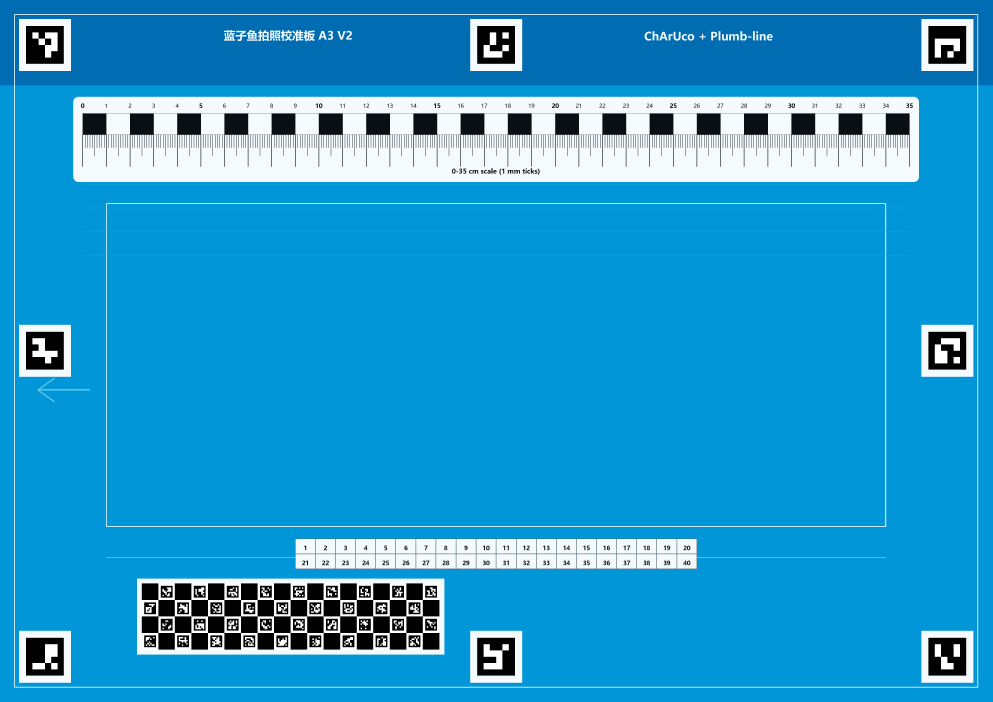
#> input picture SiganusMorph Local/data/calibration_board/v2_charuco_plumb/siganusmorph_a3_v2_charuco_plumb_300dpi.png, 4961 x 3508 px (shown at 1/5 size); its folder holds only this picture in this run
$ python -i segmentation.py   (imports and definitions only)
#> lines starting #> are read from the running program, lines starting #| are printed output that depends on the picture; after the words box and inside, x2 and y2 are one past the last pixel; in counts of white or black regions, pixels touching at a corner belong together
### siganusmorph/image_utils.py
"""Image loading and display helpers."""

from __future__ import annotations

from io import BytesIO
from pathlib import Path

import numpy as np
from PIL import Image, ImageOps

from .config import SUPPORTED_IMAGE_EXTENSIONS

try:
    from pillow_heif import register_heif_opener

    register_heif_opener()
#> (this line was passed over: pillow_heif is not available in this run)
except Exception:
    pass


# [16 lines left out: functions load_image_file, image_from_bytes, pil_to_rgb_array, not called in this run]


def ensure_rgb(image: np.ndarray) -> np.ndarray:
    """Return a 3-channel RGB array."""
    arr = np.asarray(image)
    if arr.ndim == 2:
        return np.repeat(arr[:, :, None], 3, axis=2)
    if arr.shape[2] == 4:
        return arr[:, :, :3]
    return arr


# [106 lines left out: functions resize_for_display, prepare_zoom_display, display_to_original, list_image_files, not called in this run]

### siganusmorph/segmentation.py
"""Fish segmentation helpers for blue-board rabbitfish images."""

from __future__ import annotations

from pathlib import Path
from typing import Any

import cv2
import numpy as np
from PIL import Image

from .config import A3_V2_CHARUCO_PLUMB_CONFIG
from .image_utils import ensure_rgb


def _board_fish_box_px(shape: tuple[int, int, int], padding_mm: float = 5.0) -> tuple[int, int, int, int]:
    height, width = shape[:2]
    px_per_mm = width / float(A3_V2_CHARUCO_PLUMB_CONFIG["board_width_mm"])
    x0_mm, y0_mm, x1_mm, y1_mm = A3_V2_CHARUCO_PLUMB_CONFIG["plumb_lines"]["fish_box_mm"]
    return (
        max(0, int(round((float(x0_mm) - padding_mm) * px_per_mm))),
        max(0, int(round((float(y0_mm) - padding_mm) * px_per_mm))),
        min(width, int(round((float(x1_mm) + padding_mm) * px_per_mm))),
        min(height, int(round((float(y1_mm) + padding_mm) * px_per_mm))),
    )


def _fill_holes(binary: np.ndarray) -> np.ndarray:
    """Fill holes in a uint8 binary mask."""
    h, w = binary.shape
    flood = binary.copy()
    mask = np.zeros((h + 2, w + 2), dtype=np.uint8)
    cv2.floodFill(flood, mask, (0, 0), 255)
    holes = cv2.bitwise_not(flood)
    return cv2.bitwise_or(binary, holes)


def _largest_component(binary: np.ndarray) -> tuple[np.ndarray, dict[str, Any]]:
    count, labels, stats, centroids = cv2.connectedComponentsWithStats(binary, connectivity=8)
    if count <= 1:
        return np.zeros_like(binary), {"area": 0, "component_count": 0, "bbox": (0, 0, 0, 0), "centroid": (0.0, 0.0)}

    candidates = []
    for label_id in range(1, count):
        x, y, w, h, area = stats[label_id]
        if area <= 0:
            continue
        aspect = w / max(1, h)
        candidates.append((area, aspect, label_id, x, y, w, h))
    if not candidates:
        return np.zeros_like(binary), {"area": 0, "component_count": count - 1, "bbox": (0, 0, 0, 0), "centroid": (0.0, 0.0)}

    # Fish is by far the largest non-blue object in the clean placement area.
    _area, _aspect, label_id, x, y, w, h = max(candidates, key=lambda item: item[0])
    component = np.where(labels == label_id, 255, 0).astype(np.uint8)
    return component, {
        "area": int(_area),
        "component_count": count - 1,
        "bbox": (int(x), int(y), int(x + w), int(y + h)),
        "centroid": tuple(float(v) for v in centroids[label_id]),
    }


def segment_fish_from_blue_board(warped_image: np.ndarray | Image.Image) -> tuple[np.ndarray, tuple[int, int, int, int], dict[str, Any]]:
    """Segment a fish from a rectified blue calibration board.

    Returns a full-size binary mask, fish bbox in warped-image coordinates, and
    a quality dictionary. The implementation intentionally restricts component
    search to the known fish-placement area so board markers, rulers, text, and
    numbering fields do not dominate the segmentation.
    """
    rgb = ensure_rgb(warped_image)
    height, width = rgb.shape[:2]
#> height = 3508; width = 4961
    x0, y0, x1, y1 = _board_fish_box_px(rgb.shape, padding_mm=5.0)
#> x0 = 472; y0 = 957; x1 = 4489; y1 = 2693
    roi = rgb[y0:y1, x0:x1]
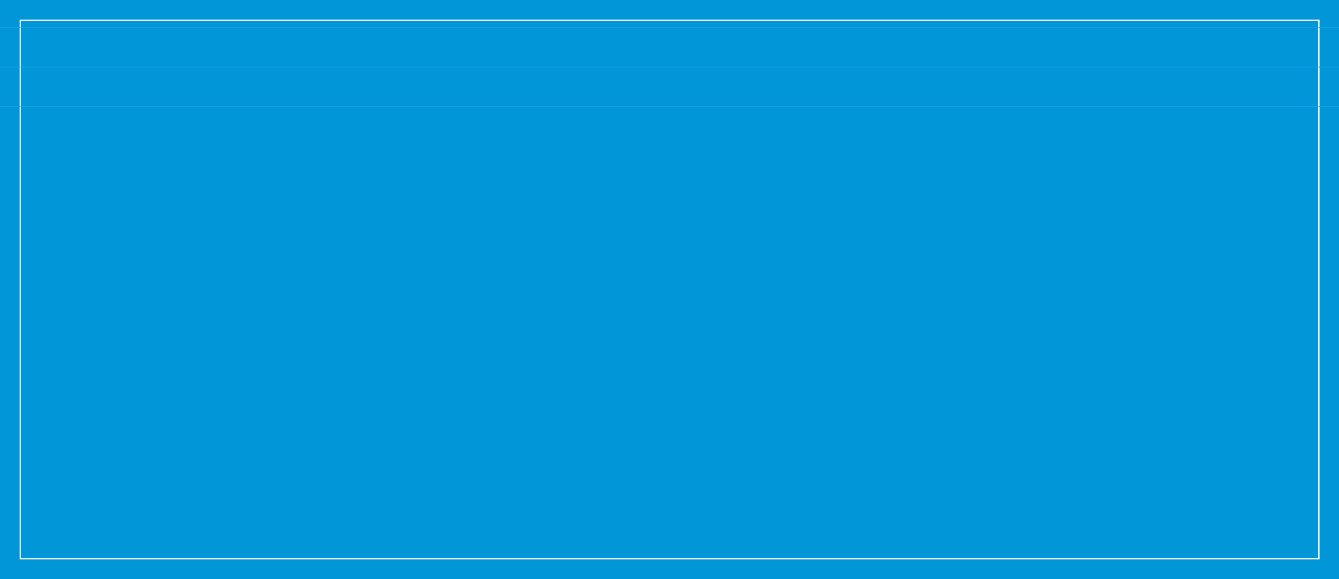
#> roi: shape (1736, 4017, 3) (shown at 1/3 size); mean R, G, B 1.7, 150.7, 216.2
    if roi.size == 0:
        quality = {
            "segmentation_success": False,
            "segmentation_quality": "failed_empty_roi",
            "mask_area_px": 0,
            "fish_bbox_xyxy": (0, 0, 0, 0),
        }
        return np.zeros((height, width), dtype=np.uint8), (0, 0, 0, 0), quality

    hsv = cv2.cvtColor(roi, cv2.COLOR_RGB2HSV)
#> hsv: shape (1736, 4017, 3); mean H, S, V 99, 253.3, 216.2
    h, s, v = cv2.split(hsv)
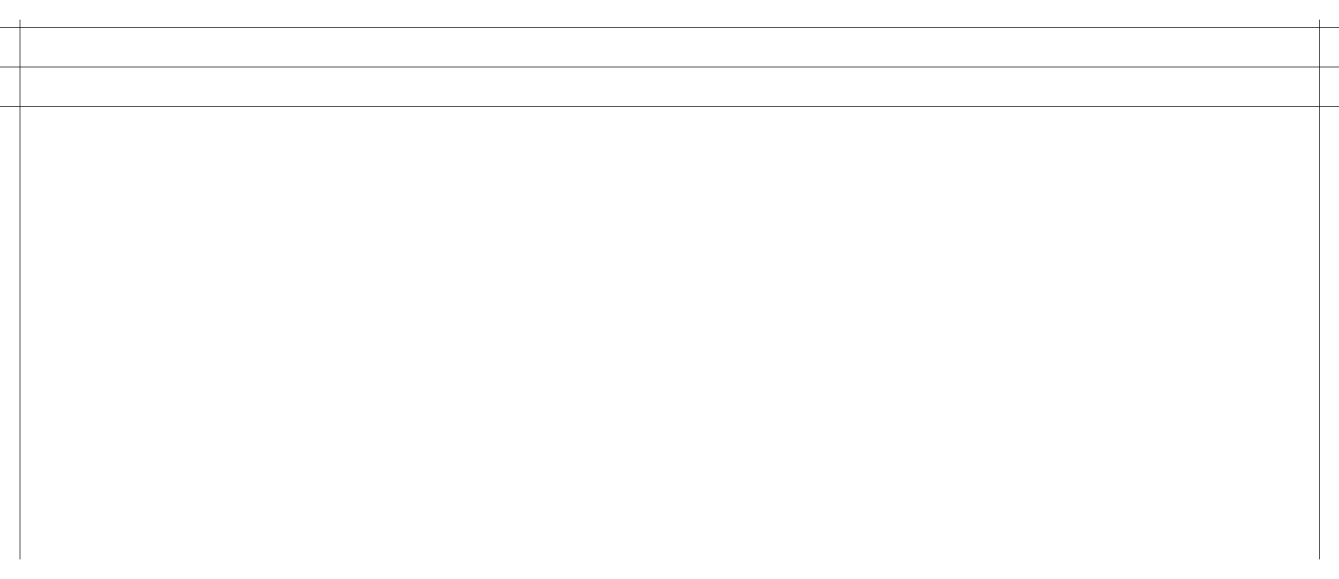
#> h: shape (1736, 4017) (shown at 1/3 size); values 98 (black) and 99 (white), 99.6% white; black in thin lines or dots
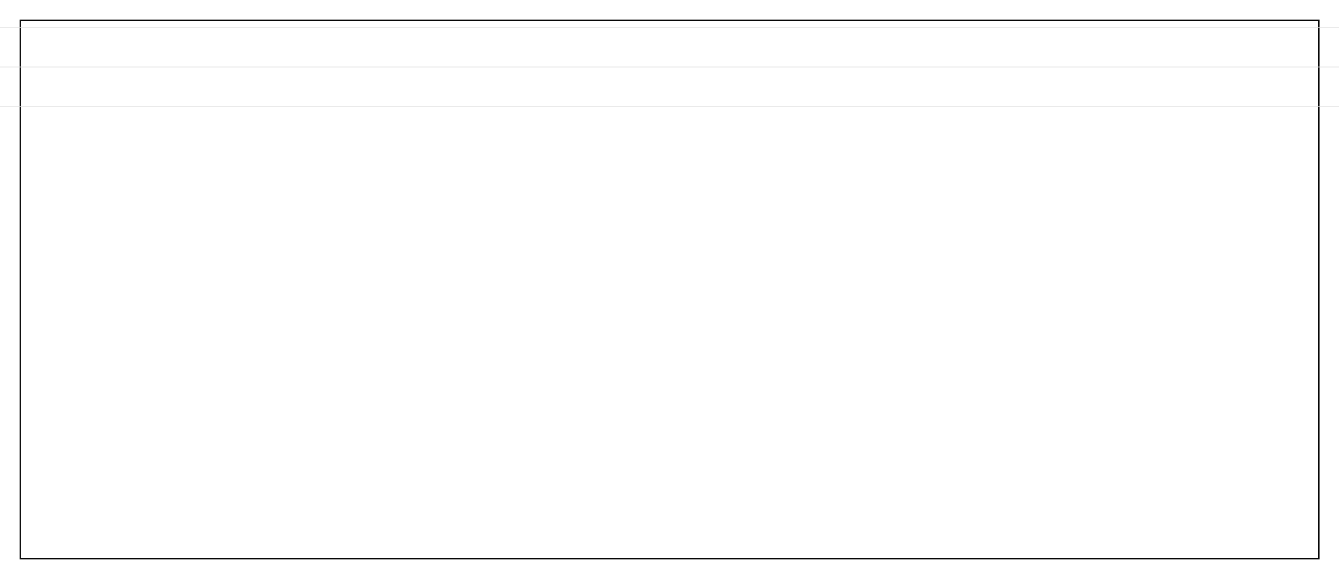
#> s: shape (1736, 4017) (shown at 1/3 size); min 7, max 255, mean 253.3
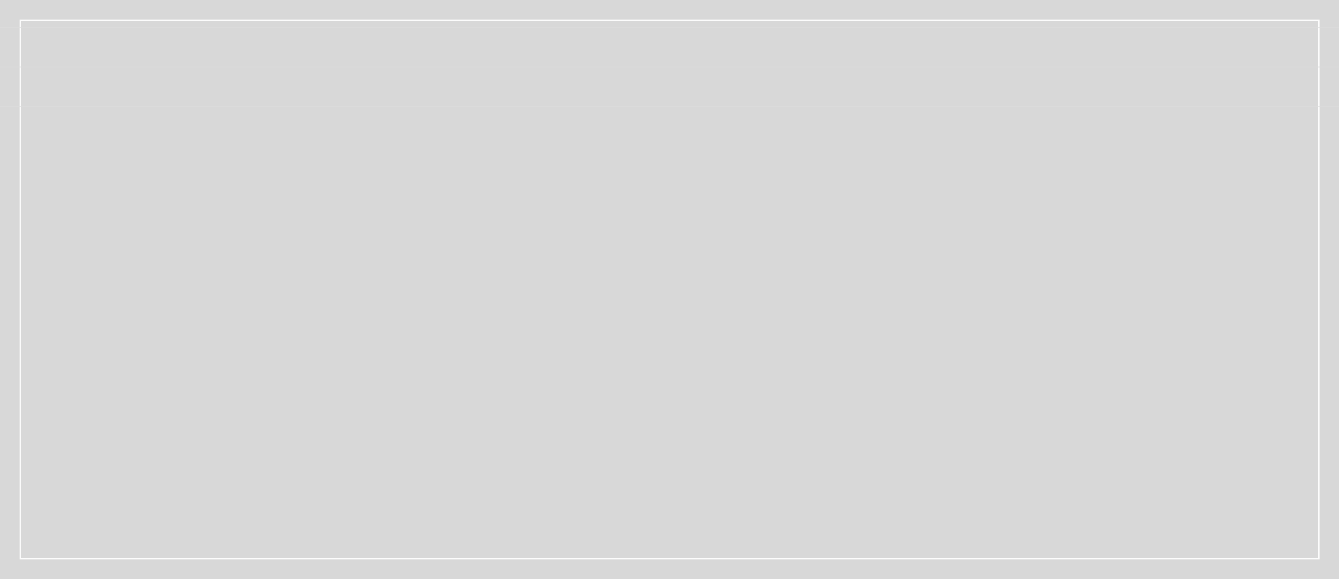
#> v: shape (1736, 4017) (shown at 1/3 size); min 216, max 252, mean 216.2
    blue_background = ((h >= 82) & (h <= 132) & (s >= 35) & (v >= 35)).astype(np.uint8) * 255
#> blue_background: shape (1736, 4017); 99.3% white; 6 black regions, box (x1, y1, x2, y2) and area: (59, 321, 3959, 1678) 27777, (59, 59, 3959, 82) 15771, (3954, 202, 3959, 319) 585, (3954, 84, 3959, 200) 580, (59, 202, 63, 319) 468, (59, 84, 63, 200) 464
    candidate = cv2.bitwise_not(blue_background)
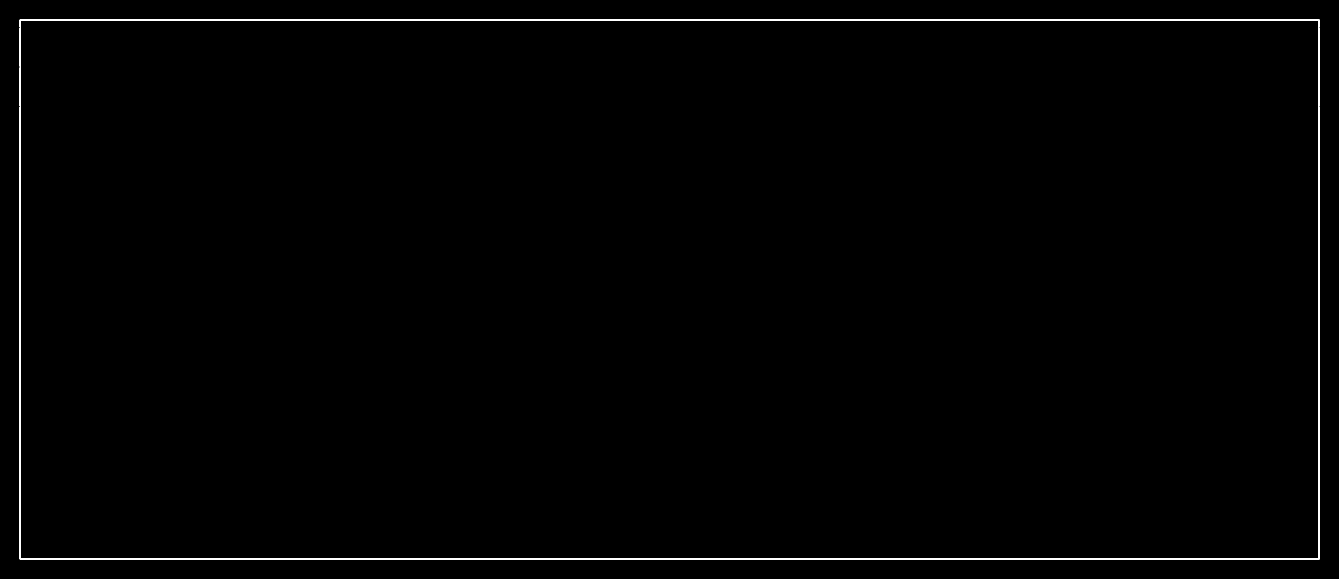
#> candidate: shape (1736, 4017) (shown at 1/3 size); 0.65% white; 6 white regions, box (x1, y1, x2, y2) and area: (59, 321, 3959, 1678) 27777, (59, 59, 3959, 82) 15771, (3954, 202, 3959, 319) 585, (3954, 84, 3959, 200) 580, (59, 202, 63, 319) 468, (59, 84, 63, 200) 464

    # Remove thin box lines/text specks, then reconnect fish edges and fill holes.
    open_kernel = cv2.getStructuringElement(cv2.MORPH_ELLIPSE, (7, 7))
    close_kernel = cv2.getStructuringElement(cv2.MORPH_ELLIPSE, (25, 25))
    candidate = cv2.morphologyEx(candidate, cv2.MORPH_OPEN, open_kernel, iterations=1)
#> candidate: shape (1736, 4017); every value is 0
    candidate = cv2.morphologyEx(candidate, cv2.MORPH_CLOSE, close_kernel, iterations=2)
    candidate = _fill_holes(candidate)
#> in _fill_holes, `cv2.floodFill(flood, mask, (0, 0), 255)`: flood: shape (1736, 4017); every value is 255

    component, info = _largest_component(candidate)
#> in _largest_component, `count, labels, stats, centroids = cv2.connectedComponentsWithStats(bin..`: labels: shape (1736, 4017) int32; every value is 0
#> in _largest_component, `count, labels, stats, centroids = cv2.connectedComponentsWithStats(bin..`: count = 1; stats = [[0, 0, 4017, 1736, 6973512]]; centroids = [[2008, 867.5]]
#> info = {'area': 0, 'component_count': 0, 'bbox': (0, 0, 0, 0), 'centroid': (0, 0)}
    component = cv2.morphologyEx(component, cv2.MORPH_CLOSE, close_kernel, iterations=1)
    component = _fill_holes(component)
    component, info = _largest_component(component)

    full_mask = np.zeros((height, width), dtype=np.uint8)
    full_mask[y0:y1, x0:x1] = component
#> full_mask: shape (3508, 4961); every value is 0
    area = int(np.count_nonzero(component))
#> area = 0
    bx0, by0, bx1, by1 = info["bbox"]
#> bx0 = 0; by0 = 0; bx1 = 0; by1 = 0
    bbox = (x0 + bx0, y0 + by0, x0 + bx1, y0 + by1)
#> bbox = (472, 957, 472, 957)
    bbox_width = bbox[2] - bbox[0]
#> bbox_width = 0
    bbox_height = bbox[3] - bbox[1]
#> bbox_height = 0
    roi_area = max(1, roi.shape[0] * roi.shape[1])
#> roi_area = 6973512
    area_ratio = area / roi_area
#> area_ratio = 0
    touches_roi_edge = bx0 <= 3 or by0 <= 3 or bx1 >= roi.shape[1] - 3 or by1 >= roi.shape[0] - 3
#> touches_roi_edge = True

    success = area > 20_000 and bbox_width > 250 and bbox_height > 80
#> success = False
    warnings: list[str] = []
    if not success:
        segmentation_quality = "failed"
    else:
        if touches_roi_edge:
            warnings.append("mask_touches_roi_edge")
        if area_ratio < 0.02:
            warnings.append("small_mask_area")
        if bbox_width / max(1, bbox_height) < 1.5:
            warnings.append("unexpected_aspect_ratio")
        segmentation_quality = "warning:" + ";".join(warnings) if warnings else "ok"

    quality = {
        "segmentation_success": bool(success),
        "segmentation_quality": segmentation_quality,
        "mask_area_px": area,
        "fish_bbox_xyxy": bbox,
        "search_roi_xyxy": (x0, y0, x1, y1),
        "area_ratio": area_ratio,
        "component_count": info.get("component_count", 0),
    }
#> quality = {'segmentation_success': False, 'segmentation_quality': 'failed', 'mask_area_px': 0, 'fish_bbox_xyxy': (472, 957, 472, 957), 'search_roi_xyxy': (472, 957, 4489, 2693), 'area_ratio': 0, 'component_count': 0}
    if not success:
        full_mask[:, :] = 0
        bbox = (0, 0, 0, 0)
        quality["fish_bbox_xyxy"] = bbox
    return full_mask, bbox, quality


def padded_bbox(
    bbox_xyxy: tuple[int, int, int, int],
    image_shape: tuple[int, int] | tuple[int, int, int],
    padding_ratio: float = 0.08,
) -> tuple[int, int, int, int]:
    height, width = image_shape[:2]
    x0, y0, x1, y1 = bbox_xyxy
    pad_x = int(round((x1 - x0) * padding_ratio))
    pad_y = int(round((y1 - y0) * padding_ratio))
    return (
        max(0, x0 - pad_x),
        max(0, y0 - pad_y),
        min(width, x1 + pad_x),
        min(height, y1 + pad_y),
    )


def save_mask_png(mask: np.ndarray, output_path: Path) -> Path:
    output_path.parent.mkdir(parents=True, exist_ok=True)
    Image.fromarray(np.where(mask > 0, 255, 0).astype(np.uint8)).save(output_path)
    return output_path


def save_segmentation_preview(
    image: np.ndarray | Image.Image,
    mask: np.ndarray,
    bbox_xyxy: tuple[int, int, int, int],
    quality: dict[str, Any],
    output_path: Path,
) -> Path:
    rgb = ensure_rgb(image)
    preview = rgb.copy()
    overlay = preview.copy()
    overlay[mask > 0] = (255, 80, 0)
    preview = cv2.addWeighted(overlay, 0.35, preview, 0.65, 0)
    x0, y0, x1, y1 = bbox_xyxy
    if x1 > x0 and y1 > y0:
        cv2.rectangle(preview, (x0, y0), (x1, y1), (255, 220, 0), 8)
    text = f"{quality.get('segmentation_quality', 'unknown')} area={quality.get('mask_area_px', 0)}"
    cv2.putText(preview, text, (40, 70), cv2.FONT_HERSHEY_SIMPLEX, 1.6, (255, 255, 255), 6, cv2.LINE_AA)
    cv2.putText(preview, text, (40, 70), cv2.FONT_HERSHEY_SIMPLEX, 1.6, (0, 0, 0), 2, cv2.LINE_AA)
    output_path.parent.mkdir(parents=True, exist_ok=True)
    Image.fromarray(preview).save(output_path)
    return output_path

>>> import cv2
>>> picture = cv2.cvtColor(cv2.imread('../SiganusMorph Local/data/calibration_board/v2_charuco_plumb/siganusmorph_a3_v2_charuco_plumb_300dpi.png'), cv2.COLOR_BGR2RGB)
>>> result = segment_fish_from_blue_board(picture)
